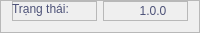
           <widget class="QFrame" name="frame_12">
            <property name="sizePolicy">
             <sizepolicy hsizetype="Preferred" vsizetype="Minimum">
              <horstretch>0</horstretch>
              <verstretch>0</verstretch>
             </sizepolicy>
            </property>
            <property name="minimumSize">
             <size>
              <width>0</width>
              <height>0</height>
             </size>
            </property>
            <property name="maximumSize">
             <size>
              <width>16777215</width>
              <height>20</height>
             </size>
            </property>
            <property name="styleSheet">
             <string notr="true">QFrame#frame_12{
background-color: rgb(255, 255, 255);
border-radius:0px;
}</string>
            </property>
            <property name="frameShape">
             <enum>QFrame::StyledPanel</enum>
            </property>
            <property name="frameShadow">
             <enum>QFrame::Raised</enum>
            </property>
            <layout class="QHBoxLayout" name="horizontalLayout_6">
             <property name="topMargin">
              <number>0</number>
             </property>
             <item>
              <widget class="QFrame" name="frame_14">
               <property name="minimumSize">
                <size>
                 <width>0</width>
                 <height>20</height>
                </size>
               </property>
               <property name="frameShape">
                <enum>QFrame::StyledPanel</enum>
               </property>
               <property name="frameShadow">
                <enum>QFrame::Raised</enum>
               </property>
               <widget class="QLabel" name="taskbar_dachon">
                <property name="geometry">
                 <rect>
                  <x>310</x>
                  <y>0</y>
                  <width>70</width>
                  <height>16</height>
                 </rect>
                </property>
                <property name="minimumSize">
                 <size>
                  <width>50</width>
                  <height>0</height>
                 </size>
                </property>
                <property name="font">
                 <font>
                  <weight>50</weight>
                  <bold>false</bold>
                 </font>
                </property>
                <property name="styleSheet">
                 <string notr="true">color: rgb(77, 82, 120);</string>
                </property>
                <property name="text">
                 <string>Đã chọn: 0</string>
                </property>
               </widget>
               <widget class="QLabel" name="taskbar_boiden">
                <property name="geometry">
                 <rect>
                  <x>230</x>
                  <y>0</y>
                  <width>70</width>
                  <height>16</height>
                 </rect>
                </property>
                <property name="minimumSize">
                 <size>
                  <width>50</width>
                  <height>0</height>
                 </size>
                </property>
                <property name="maximumSize">
                 <size>
                  <width>16777215</width>
                  <height>16777215</height>
                 </size>
                </property>
                <property name="font">
                 <font>
                  <weight>50</weight>
                  <bold>false</bold>
                 </font>
                </property>
                <property name="styleSheet">
                 <string notr="true">color: rgb(77, 82, 120);</string>
                </property>
                <property name="text">
                 <string>Bôi đen: 0</string>
                </property>
               </widget>
               <widget class="QLabel" name="taskbar_active">
                <property name="geometry">
                 <rect>
                  <x>0</x>
                  <y>0</y>
                  <width>100</width>
                  <height>16</height>
                 </rect>
                </property>
                <property name="minimumSize">
                 <size>
                  <width>100</width>
                  <height>13</height>
                 </size>
                </property>
                <property name="maximumSize">
                 <size>
                  <width>16777215</width>
                  <height>16777215</height>
                 </size>
                </property>
                <property name="font">
                 <font>
                  <weight>50</weight>
                  <bold>false</bold>
                 </font>
                </property>
                <property name="styleSheet">
                 <string notr="true">color: rgb(77, 82, 120);</string>
                </property>
                <property name="text">
                 <string>Trạng thái: </string>
                </property>
               </widget>
               <widget class="QLabel" name="taskbar_device">
                <property name="geometry">
                 <rect>
                  <x>110</x>
                  <y>0</y>
                  <width>111</width>
                  <height>16</height>
                 </rect>
                </property>
                <property name="minimumSize">
                 <size>
                  <width>100</width>
                  <height>0</height>
                 </size>
                </property>
                <property name="maximumSize">
                 <size>
                  <width>16777215</width>
                  <height>16777215</height>
                 </size>
                </property>
                <property name="font">
                 <font>
                  <weight>50</weight>
                  <bold>false</bold>
                 </font>
                </property>
                <property name="styleSheet">
                 <string notr="true">color: rgb(77, 82, 120);</string>
                </property>
                <property name="text">
                 <string>Thiết bị: </string>
                </property>
               </widget>
               <widget class="QLabel" name="taskbar_tatca">
                <property name="geometry">
                 <rect>
                  <x>390</x>
                  <y>0</y>
                  <width>70</width>
                  <height>16</height>
                 </rect>
                </property>
                <property name="minimumSize">
                 <size>
                  <width>50</width>
                  <height>0</height>
                 </size>
                </property>
                <property name="font">
                 <font>
                  <weight>50</weight>
                  <bold>false</bold>
                 </font>
                </property>
                <property name="styleSheet">
                 <string notr="true">color: rgb(77, 82, 120);</string>
                </property>
                <property name="text">
                 <string>Tất cả: 0</string>
                </property>
               </widget>
               <widget class="QLabel" name="taskbar_xuhqua">
                <property name="geometry">
                 <rect>
                  <x>460</x>
                  <y>0</y>
                  <width>111</width>
                  <height>16</height>
                 </rect>
                </property>
                <property name="minimumSize">
                 <size>
                  <width>50</width>
                  <height>0</height>
                 </size>
                </property>
                <property name="font">
                 <font>
                  <weight>50</weight>
                  <bold>false</bold>
                 </font>
                </property>
                <property name="styleSheet">
                 <string notr="true">color: rgb(0, 170, 0);</string>
                </property>
                <property name="text">
                 <string>Hôm qua: 0</string>
                </property>
               </widget>
               <widget class="QLabel" name="taskbar_xunay">
                <property name="geometry">
                 <rect>
                  <x>590</x>
                  <y>0</y>
                  <width>111</width>
                  <height>16</height>
                 </rect>
                </property>
                <property name="minimumSize">
                 <size>
                  <width>50</width>
                  <height>0</height>
                 </size>
                </property>
                <property name="font">
                 <font>
                  <weight>50</weight>
                  <bold>false</bold>
                 </font>
                </property>
                <property name="styleSheet">
                 <string notr="true">color: rgb(0, 170, 0);</string>
                </property>
                <property name="text">
                 <string>Hôm nay: 0</string>
                </property>
               </widget>
              </widget>
             </item>
             <item>
              <widget class="QFrame" name="frame_15">
               <property name="minimumSize">
                <size>
                 <width>0</width>
                 <height>20</height>
                </size>
               </property>
               <property name="maximumSize">
                <size>
                 <width>200</width>
                 <height>16777215</height>
                </size>
               </property>
               <property name="layoutDirection">
                <enum>Qt::RightToLeft</enum>
               </property>
               <property name="frameShape">
                <enum>QFrame::StyledPanel</enum>
               </property>
               <property name="frameShadow">
                <enum>QFrame::Raised</enum>
               </property>
               <widget class="QLabel" name="taskbar_version">
                <property name="geometry">
                 <rect>
                  <x>0</x>
                  <y>0</y>
                  <width>100</width>
                  <height>20</height>
                 </rect>
                </property>
                <property name="minimumSize">
                 <size>
                  <width>50</width>
                  <height>0</height>
                 </size>
                </property>
                <property name="maximumSize">
                 <size>
                  <width>100</width>
                  <height>16777215</height>
                 </size>
                </property>
                <property name="font">
                 <font>
                  <weight>50</weight>
                  <bold>false</bold>
                 </font>
                </property>
                <property name="layoutDirection">
                 <enum>Qt::RightToLeft</enum>
                </property>
                <property name="styleSheet">
                 <string notr="true">color: rgb(77, 82, 120);</string>
                </property>
                <property name="text">
                 <string>1.0.0</string>
                </property>
                <property name="alignment">
                 <set>Qt::AlignCenter</set>
                </property>
                <property name="textInteractionFlags">
                 <set>Qt::LinksAccessibleByMouse</set>
                </property>
               </widget>
              </widget>
             </item>
            </layout>
           </widget>
